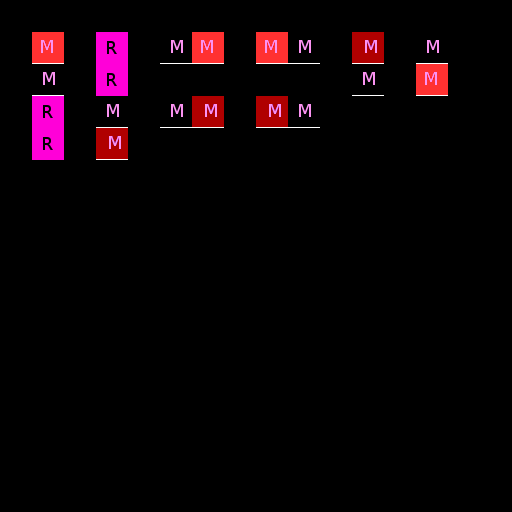

Tiled map render using the project's own tile images. Description and the map definition, with tile-layer contents summarised, below:
An orthogonal 16x16 tile map with 32x32 px tiles, 2 tile layers (ruleRegions, ruleSet), 4 hidden layers not drawn, 4 tilesets.

<map version="1.0" orientation="orthogonal" width="16" height="16" tilewidth="32" tileheight="32">
 <tileset firstgid="1" name="set_icemountain" tilewidth="32" tileheight="32">
  <image source="../../graphics/tiles/set_icemountain.png" width="96" height="64" />
 </tileset>
 <tileset firstgid="7" name="set_rules" tilewidth="32" tileheight="32">
  <image source="../../graphics/tiles/set_rules.png" width="32" height="32" />
 </tileset>
 <tileset firstgid="8" name="Snow" tilewidth="32" tileheight="32">
  <image source="../../graphics/tiles/Snow.png" width="512" height="512" />
 </tileset>
 <tileset firstgid="264" name="collision" tilewidth="32" tileheight="32">
  <image source="../../graphics/tiles/collision.png" width="64" height="32" />
 </tileset>
 <layer name="ruleRegions" width="16" height="16">
  <data>[256 cells, 20 non-empty, 1 distinct tile ids]</data>
 </layer>
 <layer name="ruleSet" width="16" height="16">
  <data>[256 cells, 16 non-empty, 3 distinct tile ids]</data>
 </layer>
 <layer name="rule_Ground" width="16" height="16" visible="0">
  <data>[256 cells, 11 non-empty, 6 distinct tile ids]</data>
 </layer>
 <layer name="rule_Fringe" width="16" height="16" visible="0">
  <data>[256 cells, 0 non-empty, 0 distinct tile ids]</data>
 </layer>
 <layer name="rule_Over" width="16" height="16" visible="0">
  <data>[256 cells, 1 non-empty, 1 distinct tile ids]</data>
 </layer>
 <layer name="rule_Collision" width="16" height="16" visible="0">
  <data>[256 cells, 12 non-empty, 1 distinct tile ids]</data>
 </layer>
</map>
